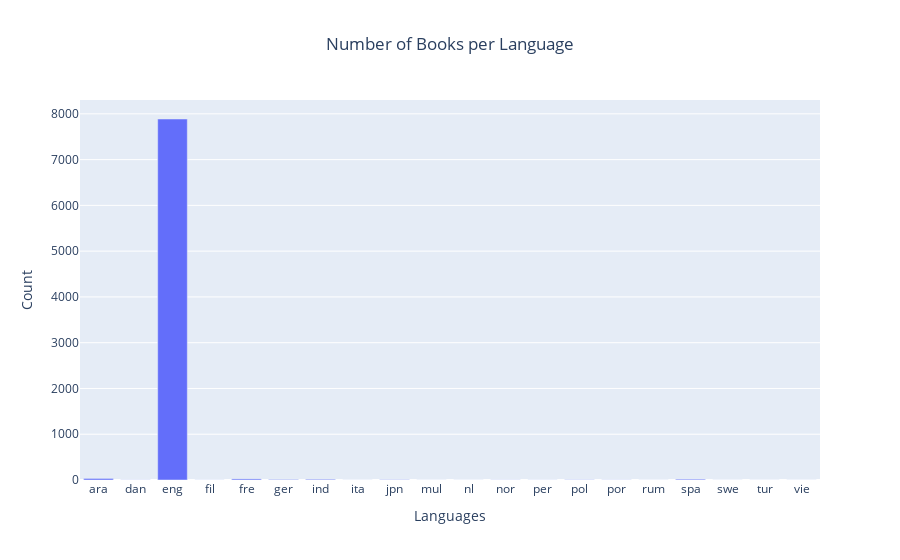

Notebook source saved alongside this figure:
### Code cell
data = books_df[books_df["language_code"] != 'other'].groupby('language_code')['book_id'].count()

# Create trace
trace = go.Bar(x = data.index, y = data.values)
# Create layout
layout = go.Layout(title = 'Number of Books per Language',
                   xaxis = dict(title = 'Languages'),
                   yaxis = dict(title = 'Count'), title_x=0.5)

# Create plot
fig = go.Figure(data=[trace], layout=layout)
iplot(fig)

### Figure 1 — Plotly figure (JSON) as saved in the notebook; plotly's stock layout.template omitted (floating-point values rounded to 4 significant figures)
{"data": [{"type": "bar", "x": ["ara", "dan", "eng", "fil", "fre", "ger", "ind", "ita", "jpn", "mul", "nl", "nor", "per", "pol", "por", "rum", "spa", "swe", "tur", "vie"], "y": [34, 3, 7887, 2, 24, 12, 16, 1, 7, 1, 1, 3, 2, 5, 3, 1, 18, 1, 1, 1]}], "layout": {"title": {"text": "Number of Books per Language", "x": 0.5}, "xaxis": {"title": {"text": "Languages"}}, "yaxis": {"title": {"text": "Count"}}}}
